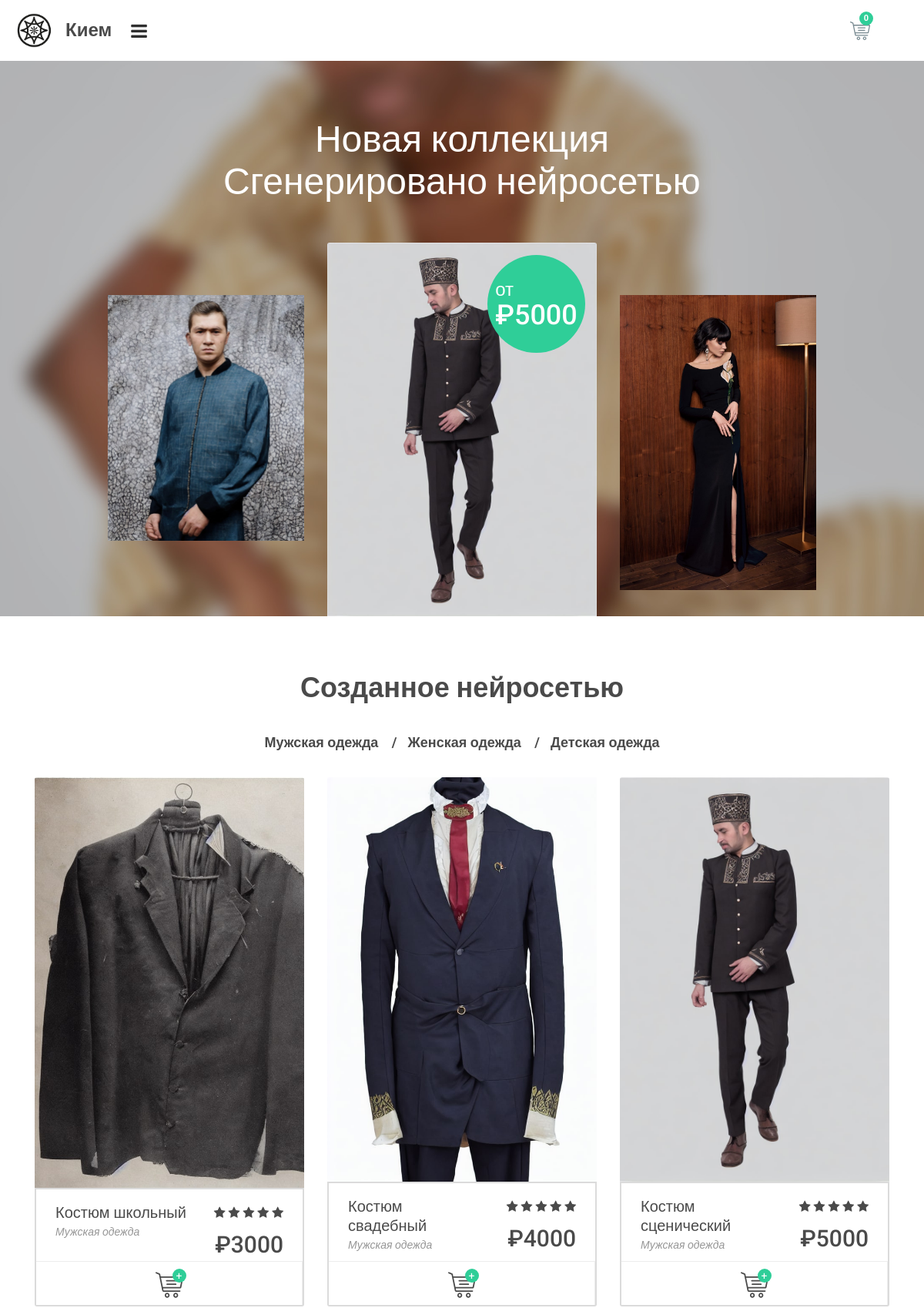
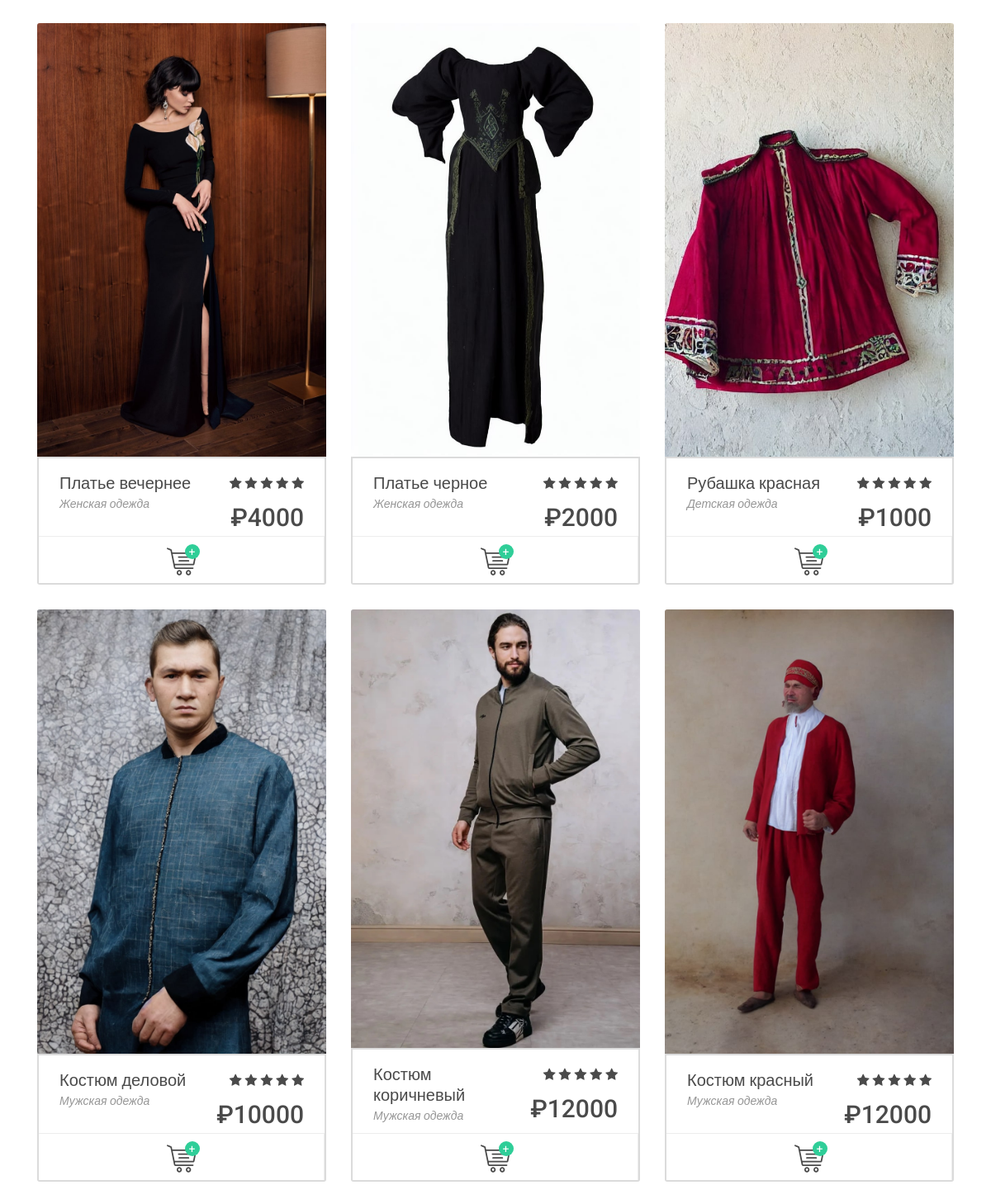
The page / (upper part) on the database its author committed (2 pictures, top to bottom).
### catalog/models.py (models this page shows, shortened)
class Cart(models.Model):
    owner = models.ForeignKey('Customer', verbose_name='Покупатель', on_delete=models.CASCADE, null=True, blank=True)
    products = models.ManyToManyField(CartProduct, blank=True, related_name='related_cart')
    final_price = models.DecimalField(max_digits=10, decimal_places=0, verbose_name='Общая цена', default=0)
    in_order = models.BooleanField(default=False)

class Product(models.Model):
    category = models.ForeignKey(Category, verbose_name="Категория", on_delete=models.CASCADE)
    title = models.TextField(verbose_name='Заголовок')
    images = models.ManyToManyField('Image', verbose_name='Фото', related_name='images')
    main_img = models.ForeignKey('Image', verbose_name='Главное фото', on_delete=models.CASCADE)
    price = models.DecimalField(verbose_name='Цена', decimal_places=0, max_digits=7)
    comment = models.CharField(verbose_name='Комметарий', max_length=255, null=True, blank=True)
    index = models.IntegerField(verbose_name='Порядок в очереди', default=10)
    def __str__(self):
        return f'{self.category.title} : {self.title}'
    def get_photo_url(self):
        return self.main_img.img.url

class Image(models.Model):
    img = models.ImageField(verbose_name='photo')

class Category(models.Model):
    title = models.CharField(verbose_name='Заголовок', max_length=50)

### catalog/views.py (the view)
# urls.py: path('', CategoryView.as_view(), name='main_catalog'),
class CategoryView(CartMixin, View):
    def get(self, request, *args, **kwargs):
        context = {
            'categories': Category.objects.all(),
            'product__1_1': Product.objects.get(id=7),
            'product__1_2': Product.objects.get(id=3),
            'product__1_3': Product.objects.get(id=4),
            'products': Product.objects.all().order_by('id'),
            'cart': self.cart
        }
        return render(request, 'index.html', context)

### catalog/mixins.py (called while the page is built)
    def dispatch(self, request, *args, **kwargs):
        if not self.request.session.get('user_id'):  # проверяем есть ли в сессии id юзера, если нет
            customer = Customer.objects.create(  # - значит создаем юзера и сесссию, сессия по
            )  # self.request.session.set_expiry[60] - 60 секунд хранится сессия
            self.request.session['user_id'] = customer.id
        else:
            customer = Customer.objects.filter(
                id=self.request.session.get('user_id')
            ).first()
        cart = Cart.objects.filter(owner=customer, in_order=False)
        if not cart:
            cart = Cart.objects.create(
                owner=customer,
                final_price=0
            )
        else:
            cart = cart.first()
        self.cart = cart
        return super().dispatch(request, *args, **kwargs)

### catalog/templates/index.html (shortened to what this page needs)
{% load static %}
<!DOCTYPE html>
<html lang="en">
<head>
    <link href="{% static 'styles/bootstrap-4.1.2/bootstrap.min.css' %}" rel="stylesheet" type="text/css">
    <link href="{% static 'plugins/font-awesome-4.7.0/css/font-awesome.min.css' %}" rel="stylesheet" type="text/css">
    <link href="{% static 'plugins/OwlCarousel2-2.2.1/owl.carousel.css' %}" rel="stylesheet" type="text/css">
    <link href="{% static 'plugins/OwlCarousel2-2.2.1/owl.theme.default.css' %}" rel="stylesheet" type="text/css">
    <link href="{% static 'plugins/OwlCarousel2-2.2.1/animate.css' %}" rel="stylesheet" type="text/css">
    <link href="{% static 'styles/main_styles.css' %}" rel="stylesheet" type="text/css">
    <link href="{% static 'styles/responsive.css' %}" rel="stylesheet" type="text/css">
</head>
<body>
<header class="header">
    <div class="header_content d-flex flex-row align-items-center justify-content-start">
        <div class="logo">
            <a href="{% url 'main_catalog' %}">
                <div class="d-flex flex-row align-items-center justify-content-start">
                    <div><img alt="" src="{% static 'images/logo.png' %}" width="50"></div>
                    <div>Кием</div>
                </div>
            </a>
        </div>
        <div class="hamburger"><i aria-hidden="true" class="fa fa-bars"></i></div>
        <div class="header_right d-flex flex-row align-items-center justify-content-start ml-auto">
            <div class="user"><a href="{% url 'cart_view' %}">
                <div><img class="svg" src="{% static 'images/cart.svg' %}">
                    <div>{{ cart.products.all.count }}</div>
                </div>
            </a></div>
        </div>
    </div>
</header>
    <div class="super_container">
{% block content %}
        <div class="super_container_inner">
            <div class="home">
                <div class="home_slider_container">
                    <div class="owl-carousel owl-theme home_slider">
                        <div class="owl-item">
                            <div class="container fill_height">
                                <div class="row fill_height">
                                    <div class="col fill_height">
                                        <div class="home_container d-flex flex-column align-items-center justify-content-start">
                                            <div class="home_content">
                                                <div class="home_title">Новая коллекция</div>
                                                <div class="home_subtitle">Сгенерировано нейросетью</div>
                                                <div class="home_items">
                                                    <div class="row">
                                                        <div class="col-sm-3 offset-lg-1">
                                                            <div class="home_item_side"><a
                                                                    href="{% url 'products_detail' product_id=product__1_1 %}"><img
                                                                    alt="{{ product__1_1.title }}"
                                                                    src="{{ product__1_1.get_photo_url }}"></a>
                                                            </div>
                                                        </div>
                                                        <div class="col-lg-4 col-md-6 col-sm-8 offset-sm-2 offset-md-0">
                                                            <a href="{% url 'products_detail' product_id=product__1_2.id %}">
                                                                <div class="product home_item_large">
                                                                    <div class="product_tag d-flex flex-column align-items-center justify-content-center">
                                                                        <div>
                                                                            <div>от</div>
                                                                            <div>₽{{ product__1_2.price }}</div>
                                                                        </div>
                                                                    </div>
                                                                    <div class="product_image"><img
                                                                            src="{{ product__1_2.get_photo_url }}">
                                                                    </div>
                                                                </div>
                                                            </a>
                                                        </div>
                                                        <div class="col-sm-3">
                                                            <div class="home_item_side"><a
                                                                    href="{% url 'products_detail' product_id=product__1_3 %}"><img
                                                                    alt="{{ product__1_3.title }}"
                                                                    src="{{ product__1_3.get_photo_url }}"></a>
                                                            </div>
                                                        </div>
                                                    </div>
                                                </div>
                                            </div>
                                        </div>
                                    </div>
                                </div>
                            </div>
                        </div>
                    </div>
                </div>
            </div>
            <div class="products">
                <div class="container">
                    <div class="row">
                        <div class="col-lg-6 offset-lg-3">
                            <div class="section_title text-center">Созданное нейросетью</div>
                        </div>
                    </div>
                    <div class="row page_nav_row">
                        <div class="col">
                            <div class="page_nav">
                                <ul class="d-flex flex-row align-items-start justify-content-center">
                                    {% for category in categories %}
                                        <li>
                                            <a href="{% url 'products_selection' category_id=category.id %}">{{ category.title }}</a>
                                        </li>
                                    {% endfor %}
                                </ul>
                            </div>
                        </div>
                    </div>
                    <div class="row products_row">
                        {% for product in products %}
                            <div class="col-xl-4 col-md-6">
                                <div class="product">
                                    <div class="product_image"><img alt="" src="{{ product.get_photo_url }}"></div>
                                    <div class="product_content">
                                        <div class="product_info d-flex flex-row align-items-start justify-content-start">
                                            <div>
                                                <div>
                                                    <div class="product_name"><a
                                                            href="{% url 'products_detail' product_id=product.id %}">{{ product.title }}</a>
                                                    </div>
                                                    <div class="product_category"><a
                                                            href="{% url 'products_selection' category_id=product.category.id %}">{{ product.category.title }}</a>
                                                    </div>
                                                </div>
                                            </div>
                                            <div class="ml-auto text-right">
                                                <div class="rating_r rating_r_5 home_item_rating">
                                                    <i></i><i></i><i></i><i></i><i></i></div>
                                                <div class="product_price text-right">₽{{ product.price }}</div>
                                            </div>
                                        </div>
                                        <div class="product_buttons">
                                            <div class="text-right d-flex flex-row align-items-start justify-content-start">
                                                <div class="product_button product_cart text-center d-flex flex-column align-items-center justify-content-center">
                                                    <div>
                                                        <div>
                                                            <a href="{% url 'add_to_cart' product_id=product.id %}">
                                                            </a>
                                                            <div>+</div>
                                                        </div>
                                                    </div>
                                                </div>
                                            </div>
                                        </div>
                                    </div>
                                </div>
                            </div>
                        {% endfor %}
                    </div>
                </div>
            </div>
        </div>
{% endblock %}
        </div>
</body>
</html>

### static_dev/styles/responsive.css (style rules this page uses)
@media only screen and (max-width: 1440px) { .user a > div { width: 26px; height: 26px; } }
@media only screen and (max-width: 1440px) { .user a > div > div { width: 18px; height: 18px; font-size: 11px; line-height: 18px; } }
@media only screen and (max-width: 1440px) { .hamburger { display: block; } }

### rows shown on the page
Product: get_photo_url (picture), title "Костюм деловой", category "Мужская одежда", price "10000"
Product: price "5000", get_photo_url (picture), title "Костюм сценический", category "Мужская одежда"
Product: get_photo_url (picture), title "Платье вечернее", category "Женская одежда", price "4000"
Category: title "Мужская одежда"
Category: title "Женская одежда"
Category: title "Детская одежда"
Product: get_photo_url (picture), title "Костюм школьный", category "Мужская одежда", price "3000"
Product: get_photo_url (picture), title "Костюм свадебный", category "Мужская одежда", price "4000"
Product: get_photo_url (picture), title "Платье черное", category "Женская одежда", price "2000"
Product: get_photo_url (picture), title "Рубашка красная", category "Детская одежда", price "1000"
Product: get_photo_url (picture), title "Костюм коричневый", category "Мужская одежда", price "12000"
Product: get_photo_url (picture), title "Костюм красный", category "Мужская одежда", price "12000"
